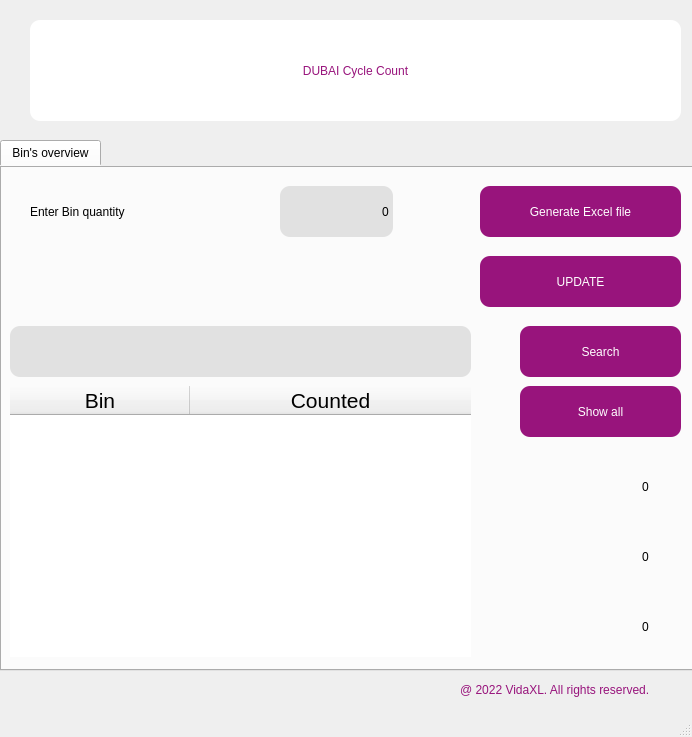
<?xml version="1.0" encoding="UTF-8"?>
<ui version="4.0">
 <class>MainWindow</class>
 <widget class="QMainWindow" name="MainWindow">
  <property name="geometry">
   <rect>
    <x>0</x>
    <y>0</y>
    <width>692</width>
    <height>737</height>
   </rect>
  </property>
  <property name="windowTitle">
   <string>DUBAI Bins counting</string>
  </property>
  <property name="windowIcon">
   <iconset>
    <normaloff>Assets/icon.ico</normaloff>Assets/icon.ico</iconset>
  </property>
  <widget class="QWidget" name="centralwidget">
   <widget class="QTabWidget" name="tabWidget">
    <property name="geometry">
     <rect>
      <x>0</x>
      <y>140</y>
      <width>701</width>
      <height>531</height>
     </rect>
    </property>
    <property name="cursor">
     <cursorShape>ArrowCursor</cursorShape>
    </property>
    <property name="styleSheet">
     <string notr="true">font: 16pt &quot;MS Shell Dlg 2&quot;;
border-radius:10px;</string>
    </property>
    <property name="currentIndex">
     <number>0</number>
    </property>
    <widget class="QWidget" name="tab_3">
     <attribute name="title">
      <string>Bin's overview</string>
     </attribute>
     <widget class="QTableWidget" name="table">
      <property name="geometry">
       <rect>
        <x>10</x>
        <y>220</y>
        <width>461</width>
        <height>271</height>
       </rect>
      </property>
      <property name="sizePolicy">
       <sizepolicy hsizetype="Expanding" vsizetype="Expanding">
        <horstretch>0</horstretch>
        <verstretch>0</verstretch>
       </sizepolicy>
      </property>
      <property name="font">
       <font>
        <family>MS Shell Dlg 2</family>
        <pointsize>16</pointsize>
        <weight>50</weight>
        <italic>false</italic>
        <bold>false</bold>
       </font>
      </property>
      <property name="styleSheet">
       <string notr="true">font: 16pt &quot;MS Shell Dlg 2&quot;;
/*table-&gt;verticalHeader()-&gt;setDefaultSectionSize(50);
table-&gt;horizontalHeader()-&gt;setDefaultSectionSize(500);*/</string>
      </property>
      <attribute name="horizontalHeaderCascadingSectionResizes">
       <bool>false</bool>
      </attribute>
      <attribute name="horizontalHeaderDefaultSectionSize">
       <number>180</number>
      </attribute>
      <attribute name="horizontalHeaderShowSortIndicator" stdset="0">
       <bool>true</bool>
      </attribute>
      <attribute name="horizontalHeaderStretchLastSection">
       <bool>true</bool>
      </attribute>
      <column>
       <property name="text">
        <string>Bin</string>
       </property>
      </column>
      <column>
       <property name="text">
        <string>Counted</string>
       </property>
       <property name="textAlignment">
        <set>AlignCenter</set>
       </property>
      </column>
     </widget>
     <widget class="QPushButton" name="search_btn">
      <property name="geometry">
       <rect>
        <x>520</x>
        <y>160</y>
        <width>161</width>
        <height>51</height>
       </rect>
      </property>
      <property name="cursor">
       <cursorShape>PointingHandCursor</cursorShape>
      </property>
      <property name="styleSheet">
       <string notr="true">alternate-background-color: rgb(170, 85, 255);
font: 75 12pt &quot;MS Shell Dlg 2&quot;;
color: rgb(255, 255, 255);
background-color: rgb(152, 20, 124);</string>
      </property>
      <property name="text">
       <string>Search</string>
      </property>
      <property name="icon">
       <iconset>
        <normaloff>Assets/search.png</normaloff>Assets/search.png</iconset>
      </property>
      <property name="iconSize">
       <size>
        <width>46</width>
        <height>46</height>
       </size>
      </property>
     </widget>
     <widget class="QLineEdit" name="search_box">
      <property name="geometry">
       <rect>
        <x>10</x>
        <y>160</y>
        <width>461</width>
        <height>51</height>
       </rect>
      </property>
      <property name="styleSheet">
       <string notr="true">background-color:rgb(225, 225, 225)</string>
      </property>
      <property name="text">
       <string/>
      </property>
      <property name="alignment">
       <set>Qt::AlignRight|Qt::AlignTrailing|Qt::AlignVCenter</set>
      </property>
      <property name="placeholderText">
       <string/>
      </property>
      <property name="cursorMoveStyle">
       <enum>Qt::VisualMoveStyle</enum>
      </property>
      <property name="clearButtonEnabled">
       <bool>false</bool>
      </property>
     </widget>
     <widget class="QLabel" name="lbl_total_bins">
      <property name="geometry">
       <rect>
        <x>610</x>
        <y>300</y>
        <width>71</width>
        <height>41</height>
       </rect>
      </property>
      <property name="styleSheet">
       <string notr="true">font: 75 18pt &quot;MS Shell Dlg 2&quot;;</string>
      </property>
      <property name="text">
       <string>0</string>
      </property>
      <property name="alignment">
       <set>Qt::AlignCenter</set>
      </property>
     </widget>
     <widget class="QLabel" name="lbl_daily">
      <property name="geometry">
       <rect>
        <x>610</x>
        <y>440</y>
        <width>71</width>
        <height>41</height>
       </rect>
      </property>
      <property name="styleSheet">
       <string notr="true">font: 18pt &quot;MS Shell Dlg 2&quot;;</string>
      </property>
      <property name="text">
       <string>0</string>
      </property>
      <property name="alignment">
       <set>Qt::AlignCenter</set>
      </property>
     </widget>
     <widget class="QLabel" name="lbl_scanned">
      <property name="geometry">
       <rect>
        <x>610</x>
        <y>370</y>
        <width>71</width>
        <height>41</height>
       </rect>
      </property>
      <property name="styleSheet">
       <string notr="true">font: 18pt &quot;MS Shell Dlg 2&quot;;</string>
      </property>
      <property name="text">
       <string>0</string>
      </property>
      <property name="alignment">
       <set>Qt::AlignCenter</set>
      </property>
     </widget>
     <widget class="QPushButton" name="refresh_btn">
      <property name="geometry">
       <rect>
        <x>520</x>
        <y>220</y>
        <width>161</width>
        <height>51</height>
       </rect>
      </property>
      <property name="cursor">
       <cursorShape>PointingHandCursor</cursorShape>
      </property>
      <property name="styleSheet">
       <string notr="true">color: rgb(255, 255, 255);
font: 75 12pt &quot;MS Shell Dlg 2&quot;;
background-color: rgb(152, 20, 124);
border-radius:10px;</string>
      </property>
      <property name="text">
       <string>Show all</string>
      </property>
      <property name="icon">
       <iconset>
        <normaloff>Assets/showall.png</normaloff>Assets/showall.png</iconset>
      </property>
      <property name="iconSize">
       <size>
        <width>38</width>
        <height>38</height>
       </size>
      </property>
      <property name="default">
       <bool>false</bool>
      </property>
     </widget>
     <widget class="QLabel" name="label_4">
      <property name="geometry">
       <rect>
        <x>540</x>
        <y>290</y>
        <width>55</width>
        <height>61</height>
       </rect>
      </property>
      <property name="text">
       <string/>
      </property>
      <property name="pixmap">
       <pixmap>Assets/whicon.png</pixmap>
      </property>
     </widget>
     <widget class="QLabel" name="label_5">
      <property name="geometry">
       <rect>
        <x>530</x>
        <y>360</y>
        <width>71</width>
        <height>61</height>
       </rect>
      </property>
      <property name="text">
       <string/>
      </property>
      <property name="pixmap">
       <pixmap>Assets/bcicon.png</pixmap>
      </property>
     </widget>
     <widget class="QLabel" name="label_10">
      <property name="geometry">
       <rect>
        <x>540</x>
        <y>440</y>
        <width>55</width>
        <height>41</height>
       </rect>
      </property>
      <property name="text">
       <string/>
      </property>
      <property name="pixmap">
       <pixmap>Assets/timeicon.png</pixmap>
      </property>
     </widget>
     <widget class="QLabel" name="label_9">
      <property name="geometry">
       <rect>
        <x>30</x>
        <y>20</y>
        <width>221</width>
        <height>51</height>
       </rect>
      </property>
      <property name="styleSheet">
       <string notr="true">font: 20pt &quot;MS Shell Dlg 2&quot;;
</string>
      </property>
      <property name="text">
       <string>Enter Bin quantity</string>
      </property>
     </widget>
     <widget class="QPushButton" name="btn_generate_2">
      <property name="geometry">
       <rect>
        <x>480</x>
        <y>20</y>
        <width>201</width>
        <height>51</height>
       </rect>
      </property>
      <property name="cursor">
       <cursorShape>PointingHandCursor</cursorShape>
      </property>
      <property name="styleSheet">
       <string notr="true">color: rgb(255, 255, 255);
font: 75 12pt &quot;MS Shell Dlg 2&quot;;
background-color: rgb(152, 20, 124);
border-radius:10px;</string>
      </property>
      <property name="text">
       <string>Generate Excel file</string>
      </property>
      <property name="icon">
       <iconset>
        <normaloff>Assets/shtyle_sheet.png</normaloff>Assets/shtyle_sheet.png</iconset>
      </property>
      <property name="iconSize">
       <size>
        <width>38</width>
        <height>38</height>
       </size>
      </property>
      <property name="default">
       <bool>false</bool>
      </property>
     </widget>
     <widget class="QLineEdit" name="bin_qty_2">
      <property name="geometry">
       <rect>
        <x>280</x>
        <y>20</y>
        <width>113</width>
        <height>51</height>
       </rect>
      </property>
      <property name="styleSheet">
       <string notr="true">background-color:rgb(225, 225, 225)</string>
      </property>
      <property name="text">
       <string>0</string>
      </property>
      <property name="alignment">
       <set>Qt::AlignRight|Qt::AlignTrailing|Qt::AlignVCenter</set>
      </property>
     </widget>
     <widget class="QPushButton" name="btn_update">
      <property name="geometry">
       <rect>
        <x>480</x>
        <y>90</y>
        <width>201</width>
        <height>51</height>
       </rect>
      </property>
      <property name="cursor">
       <cursorShape>PointingHandCursor</cursorShape>
      </property>
      <property name="styleSheet">
       <string notr="true">color: rgb(255, 255, 255);
font: 75 12pt &quot;MS Shell Dlg 2&quot;;
background-color: rgb(152, 20, 124);
border-radius:10px;</string>
      </property>
      <property name="text">
       <string>UPDATE</string>
      </property>
      <property name="icon">
       <iconset>
        <normaloff>Assets/upload.png</normaloff>Assets/upload.png</iconset>
      </property>
      <property name="iconSize">
       <size>
        <width>38</width>
        <height>38</height>
       </size>
      </property>
      <property name="default">
       <bool>false</bool>
      </property>
     </widget>
    </widget>
   </widget>
   <widget class="QLabel" name="label_3">
    <property name="geometry">
     <rect>
      <x>460</x>
      <y>680</y>
      <width>201</width>
      <height>20</height>
     </rect>
    </property>
    <property name="styleSheet">
     <string notr="true">color: rgb(152, 20, 124);
font: 10pt &quot;MS UI Gothic&quot;;</string>
    </property>
    <property name="text">
     <string>@ 2022 VidaXL. All rights reserved.</string>
    </property>
   </widget>
   <widget class="QPushButton" name="pushButton">
    <property name="geometry">
     <rect>
      <x>30</x>
      <y>20</y>
      <width>651</width>
      <height>101</height>
     </rect>
    </property>
    <property name="styleSheet">
     <string notr="true">color: rgb(152, 20, 124);
background-color: rgb(255, 255, 255);
font: 45pt &quot;MS UI Gothic&quot;;
border-radius:10px;
border:none;
</string>
    </property>
    <property name="text">
     <string>DUBAI Cycle Count</string>
    </property>
    <property name="icon">
     <iconset>
      <normaloff>Assets/dubai.png</normaloff>Assets/dubai.png</iconset>
    </property>
    <property name="iconSize">
     <size>
      <width>100</width>
      <height>100</height>
     </size>
    </property>
   </widget>
  </widget>
  <widget class="QMenuBar" name="menubar">
   <property name="geometry">
    <rect>
     <x>0</x>
     <y>0</y>
     <width>692</width>
     <height>21</height>
    </rect>
   </property>
  </widget>
  <widget class="QStatusBar" name="statusbar"/>
 </widget>
 <resources/>
 <connections/>
</ui>
